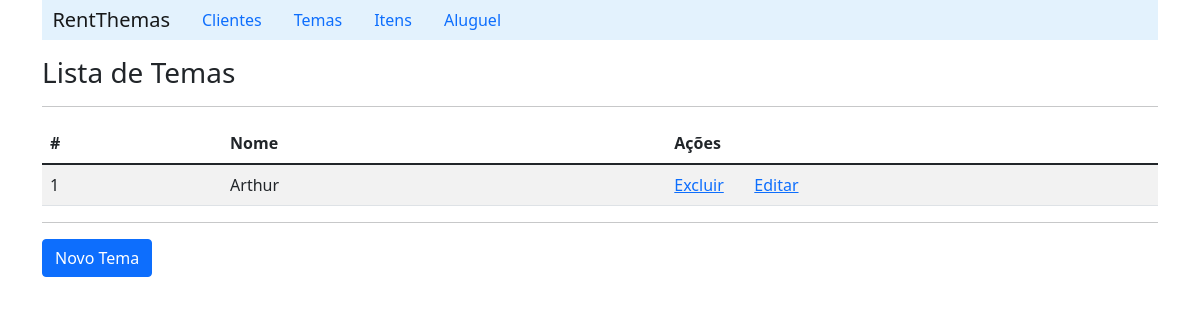
Page /listTheme/ on the earlier database version.
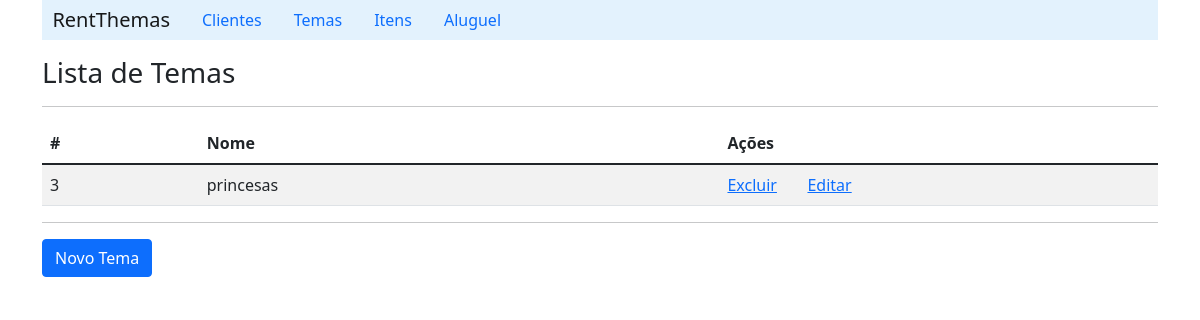
Same page on the later database version.
### aluguel_de_temas/models.py (models this page shows, shortened)
class Theme(models.Model):
    name = models.CharField(max_length=20, blank=False)
    color = models.CharField(max_length=10)
    price = models.FloatField()
    itens =  models.ManyToManyField('Item', related_name='themes')

### aluguel_de_temas/views.py (the view)
# urls.py: path('listTheme/', ThemeViews.listTheme),
    def listTheme(request):
        context = {'theme_list': TemaDAO.listaTemas()}
        return render(request, 'theme/listTheme.html', context)

### aluguel_de_temas/DAOs.py (called while the page is built)
    def listaTemas():
        lista_temas = Theme.objects.all()
        return lista_temas

### aluguel_de_temas/templates/theme/listTheme.html (shortened to what this page needs)
{% extends "index.html" %}
    {% block content %}
        <h3>Lista de Temas</h3>
        <hr>
        <table class="table table-striped">
            {% if theme_list %}
                <thead>
                    <tr>
                        <th scope="col">#</th>
                        <th scope="col">Nome</th>
                        <th scope="col">Ações</th>
                        <th scope="col"></th>
                    </tr>
                </thead>
                {% for theme in theme_list%}
                    <tr>
                        <td>{{theme.id}}</td>
                        <td>{{theme.name}}</td>
                        <td width='80'><a href="/deleteTheme/{{theme.id}}">Excluir</a></td>
                        <td><a href="/detailTheme/{{theme.id}}">Editar</a></td>
                    </tr>
                {% endfor %}
            {% else %}
                <p>Nenhum tema cadastrado!!</p>
            {%endif%}
        </table>
        <hr>
        <a class="btn btn-primary" href="/formTheme">Novo Tema</a>
    {% endblock %}

Differences in the rows shown:
removed Theme: id "1", name "Arthur"
added Theme: id "3", name "princesas"
